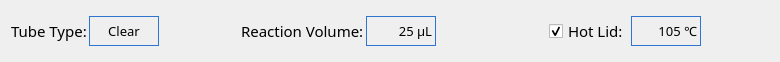
    <widget class="QWidget" name="layoutWidget_2">
     <property name="geometry">
      <rect>
       <x>5</x>
       <y>3</y>
       <width>780</width>
       <height>44</height>
      </rect>
     </property>
     <layout class="QHBoxLayout" name="horizontalLayout_4">
      <property name="spacing">
       <number>10</number>
      </property>
      <item>
       <layout class="QHBoxLayout" name="horizontalLayout">
        <property name="spacing">
         <number>2</number>
        </property>
        <item>
         <widget class="QLabel" name="labelTubeTypeTitle">
          <property name="sizePolicy">
           <sizepolicy hsizetype="Fixed" vsizetype="Preferred">
            <horstretch>0</horstretch>
            <verstretch>0</verstretch>
           </sizepolicy>
          </property>
          <property name="font">
           <font>
            <family>文泉驿等宽微米黑</family>
            <pointsize>11</pointsize>
           </font>
          </property>
          <property name="text">
           <string>Tube Type:</string>
          </property>
         </widget>
        </item>
        <item>
         <widget class="QLabel" name="labelTubeType">
          <property name="sizePolicy">
           <sizepolicy hsizetype="Fixed" vsizetype="Fixed">
            <horstretch>0</horstretch>
            <verstretch>0</verstretch>
           </sizepolicy>
          </property>
          <property name="minimumSize">
           <size>
            <width>70</width>
            <height>30</height>
           </size>
          </property>
          <property name="maximumSize">
           <size>
            <width>70</width>
            <height>30</height>
           </size>
          </property>
          <property name="font">
           <font>
            <family>文泉驿等宽微米黑</family>
            <pointsize>10</pointsize>
           </font>
          </property>
          <property name="styleSheet">
           <string notr="true">border: 1px solid #2f74d0;</string>
          </property>
          <property name="frameShape">
           <enum>QFrame::Box</enum>
          </property>
          <property name="text">
           <string>Clear</string>
          </property>
          <property name="alignment">
           <set>Qt::AlignCenter</set>
          </property>
          <property name="textInteractionFlags">
           <set>Qt::NoTextInteraction</set>
          </property>
          <property name="simplify" stdset="0">
           <string>C</string>
          </property>
         </widget>
        </item>
        <item>
         <widget class="QPushButton" name="buttonTubeTypeNext">
          <property name="minimumSize">
           <size>
            <width>0</width>
            <height>40</height>
           </size>
          </property>
          <property name="maximumSize">
           <size>
            <width>35</width>
            <height>40</height>
           </size>
          </property>
          <property name="font">
           <font>
            <pointsize>11</pointsize>
           </font>
          </property>
          <property name="focusPolicy">
           <enum>Qt::NoFocus</enum>
          </property>
          <property name="styleSheet">
           <string notr="true">border-radius:8px;</string>
          </property>
          <property name="text">
           <string/>
          </property>
          <property name="icon">
           <iconset resource="../armui_rcs.qrc">
            <normaloff>:/png/loop</normaloff>:/png/loop</iconset>
          </property>
          <property name="iconSize">
           <size>
            <width>30</width>
            <height>30</height>
           </size>
          </property>
         </widget>
        </item>
       </layout>
      </item>
      <item>
       <spacer name="horizontalSpacer_2">
        <property name="orientation">
         <enum>Qt::Horizontal</enum>
        </property>
        <property name="sizeHint" stdset="0">
         <size>
          <width>40</width>
          <height>20</height>
         </size>
        </property>
       </spacer>
      </item>
      <item>
       <layout class="QHBoxLayout" name="horizontalLayout_2">
        <property name="spacing">
         <number>2</number>
        </property>
        <item>
         <widget class="QLabel" name="labelReactionTitle">
          <property name="sizePolicy">
           <sizepolicy hsizetype="Fixed" vsizetype="Preferred">
            <horstretch>0</horstretch>
            <verstretch>0</verstretch>
           </sizepolicy>
          </property>
          <property name="font">
           <font>
            <family>文泉驿等宽微米黑</family>
            <pointsize>11</pointsize>
           </font>
          </property>
          <property name="text">
           <string>Reaction Volume:</string>
          </property>
         </widget>
        </item>
        <item>
         <widget class="QLabel" name="labelReaction">
          <property name="sizePolicy">
           <sizepolicy hsizetype="Fixed" vsizetype="Fixed">
            <horstretch>0</horstretch>
            <verstretch>0</verstretch>
           </sizepolicy>
          </property>
          <property name="minimumSize">
           <size>
            <width>70</width>
            <height>30</height>
           </size>
          </property>
          <property name="maximumSize">
           <size>
            <width>70</width>
            <height>30</height>
           </size>
          </property>
          <property name="font">
           <font>
            <family>文泉驿等宽微米黑</family>
            <pointsize>10</pointsize>
           </font>
          </property>
          <property name="styleSheet">
           <string notr="true">border: 1px solid #2f74d0;</string>
          </property>
          <property name="frameShape">
           <enum>QFrame::Box</enum>
          </property>
          <property name="text">
           <string>25 μL</string>
          </property>
          <property name="alignment">
           <set>Qt::AlignRight|Qt::AlignTrailing|Qt::AlignVCenter</set>
          </property>
          <property name="textInteractionFlags">
           <set>Qt::NoTextInteraction</set>
          </property>
         </widget>
        </item>
        <item>
         <widget class="QPushButton" name="buttonReactionAdd">
          <property name="minimumSize">
           <size>
            <width>0</width>
            <height>40</height>
           </size>
          </property>
          <property name="maximumSize">
           <size>
            <width>35</width>
            <height>40</height>
           </size>
          </property>
          <property name="focusPolicy">
           <enum>Qt::NoFocus</enum>
          </property>
          <property name="styleSheet">
           <string notr="true">border-radius:8px;</string>
          </property>
          <property name="text">
           <string/>
          </property>
          <property name="icon">
           <iconset resource="../armui_rcs.qrc">
            <normaloff>:/png/add</normaloff>:/png/add</iconset>
          </property>
          <property name="iconSize">
           <size>
            <width>30</width>
            <height>30</height>
           </size>
          </property>
         </widget>
        </item>
        <item>
         <widget class="QPushButton" name="buttonReactionReduce">
          <property name="minimumSize">
           <size>
            <width>0</width>
            <height>40</height>
           </size>
          </property>
          <property name="maximumSize">
           <size>
            <width>35</width>
            <height>40</height>
           </size>
          </property>
          <property name="focusPolicy">
           <enum>Qt::NoFocus</enum>
          </property>
          <property name="styleSheet">
           <string notr="true">border-radius:8px;</string>
          </property>
          <property name="text">
           <string/>
          </property>
          <property name="icon">
           <iconset resource="../armui_rcs.qrc">
            <normaloff>:/png/reduce</normaloff>:/png/reduce</iconset>
          </property>
          <property name="iconSize">
           <size>
            <width>30</width>
            <height>30</height>
           </size>
          </property>
         </widget>
        </item>
       </layout>
      </item>
      <item>
       <spacer name="horizontalSpacer_6">
        <property name="orientation">
         <enum>Qt::Horizontal</enum>
        </property>
        <property name="sizeHint" stdset="0">
         <size>
          <width>40</width>
          <height>20</height>
         </size>
        </property>
       </spacer>
      </item>
      <item>
       <layout class="QHBoxLayout" name="horizontalLayout_3">
        <property name="spacing">
         <number>2</number>
        </property>
        <item>
         <widget class="QCheckBox" name="checkBoxHotCover">
          <property name="sizePolicy">
           <sizepolicy hsizetype="Fixed" vsizetype="Fixed">
            <horstretch>0</horstretch>
            <verstretch>0</verstretch>
           </sizepolicy>
          </property>
          <property name="font">
           <font>
            <family>文泉驿等宽微米黑</family>
            <pointsize>11</pointsize>
           </font>
          </property>
          <property name="mouseTracking">
           <bool>false</bool>
          </property>
          <property name="styleSheet">
           <string notr="true">QCheckBox::indicator:unchecked {image: url(:/png/noselect);} 
QCheckBox::indicator:checked {image: url(:/png/select);}</string>
          </property>
          <property name="text">
           <string>Hot Lid:</string>
          </property>
          <property name="checked">
           <bool>true</bool>
          </property>
         </widget>
        </item>
        <item>
         <widget class="QLabel" name="labelHotLid">
          <property name="sizePolicy">
           <sizepolicy hsizetype="Fixed" vsizetype="Fixed">
            <horstretch>0</horstretch>
            <verstretch>0</verstretch>
           </sizepolicy>
          </property>
          <property name="minimumSize">
           <size>
            <width>70</width>
            <height>30</height>
           </size>
          </property>
          <property name="maximumSize">
           <size>
            <width>70</width>
            <height>30</height>
           </size>
          </property>
          <property name="font">
           <font>
            <family>文泉驿等宽微米黑</family>
            <pointsize>10</pointsize>
           </font>
          </property>
          <property name="styleSheet">
           <string notr="true">border: 1px solid #2f74d0;</string>
          </property>
          <property name="frameShape">
           <enum>QFrame::Box</enum>
          </property>
          <property name="text">
           <string>105 ℃</string>
          </property>
          <property name="alignment">
           <set>Qt::AlignRight|Qt::AlignTrailing|Qt::AlignVCenter</set>
          </property>
          <property name="textInteractionFlags">
           <set>Qt::NoTextInteraction</set>
          </property>
         </widget>
        </item>
        <item>
         <widget class="QPushButton" name="buttonHotlidAdd">
          <property name="minimumSize">
           <size>
            <width>0</width>
            <height>40</height>
           </size>
          </property>
          <property name="maximumSize">
           <size>
            <width>35</width>
            <height>40</height>
           </size>
          </property>
          <property name="focusPolicy">
           <enum>Qt::NoFocus</enum>
          </property>
          <property name="styleSheet">
           <string notr="true">border-radius:8px;</string>
          </property>
          <property name="text">
           <string/>
          </property>
          <property name="icon">
           <iconset resource="../armui_rcs.qrc">
            <normaloff>:/png/add</normaloff>:/png/add</iconset>
          </property>
          <property name="iconSize">
           <size>
            <width>30</width>
            <height>30</height>
           </size>
          </property>
         </widget>
        </item>
        <item>
         <widget class="QPushButton" name="buttonHotlidReduce">
          <property name="minimumSize">
           <size>
            <width>0</width>
            <height>40</height>
           </size>
          </property>
          <property name="maximumSize">
           <size>
            <width>35</width>
            <height>40</height>
           </size>
          </property>
          <property name="focusPolicy">
           <enum>Qt::NoFocus</enum>
          </property>
          <property name="styleSheet">
           <string notr="true">border-radius:8px;</string>
          </property>
          <property name="text">
           <string/>
          </property>
          <property name="icon">
           <iconset resource="../armui_rcs.qrc">
            <normaloff>:/png/reduce</normaloff>:/png/reduce</iconset>
          </property>
          <property name="iconSize">
           <size>
            <width>30</width>
            <height>30</height>
           </size>
          </property>
         </widget>
        </item>
       </layout>
      </item>
     </layout>
    </widget>
